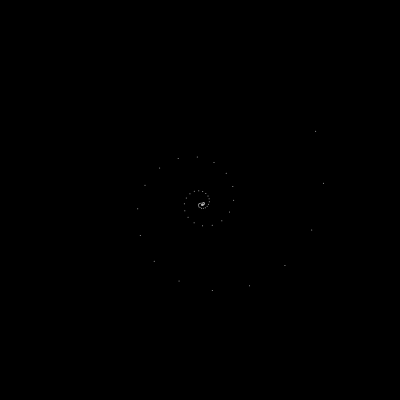
Frame 1 (no input)
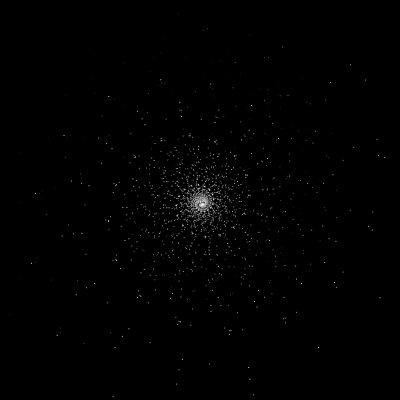
Frame 60 (no input)
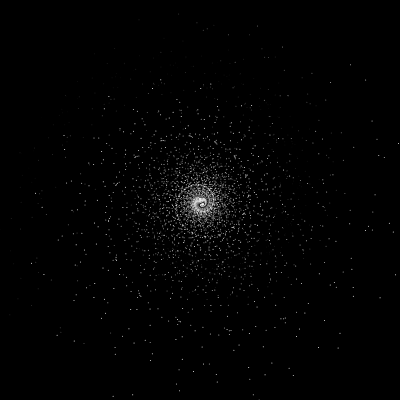
Frame 120 (the mouse pressed at the canvas centre since frame 60)

The p5.js sketch that drew these frames (run headless with seeded random() and noise() and a simulated clock; from frame 60 on, the mouse is pressed at the canvas centre):

// p5.js sketch
// ── sketch.js
var x =0 ;
var y =0; 

function setup() {
    // put setup code here
    createCanvas(400, 400);
    background(0);
    x=random(-width / 2, width / 2);
    y=random(-width / 2, width / 2);
}

function ikeda(x, y, u) {
    // body...
    let t = 0.4 - (6 / (1 + (x * x) + (y * y)));
    let xn = 1 + (u * (x * cos(t) - y * sin(t)));
    let yn = u * (x * sin(t) + y * cos(t));
    return {
        x: xn,
        y: yn
    }
}

function draw() {
    translate(width / 2, height / 2);
    stroke(map(x,-width/2,width/2,0,255));
    strokeWeight(1);
    noFill();
    // beginShape();
    for (var i = 0; i < 500; i++) {
        var result = ikeda(x, y, 0.92);
        // vertex(result.x, result.y);

        // result= mapToScreen(result);
        point(result.x, result.y);
        x = result.x;
        y = result.y;
    }
    x = random(-width / 2, width / 2);
    y = random(-height / 2, height / 2);
    // endShape();
    // noLoop();
}

function mapToScreen(aPoint) {
    // body...
}
